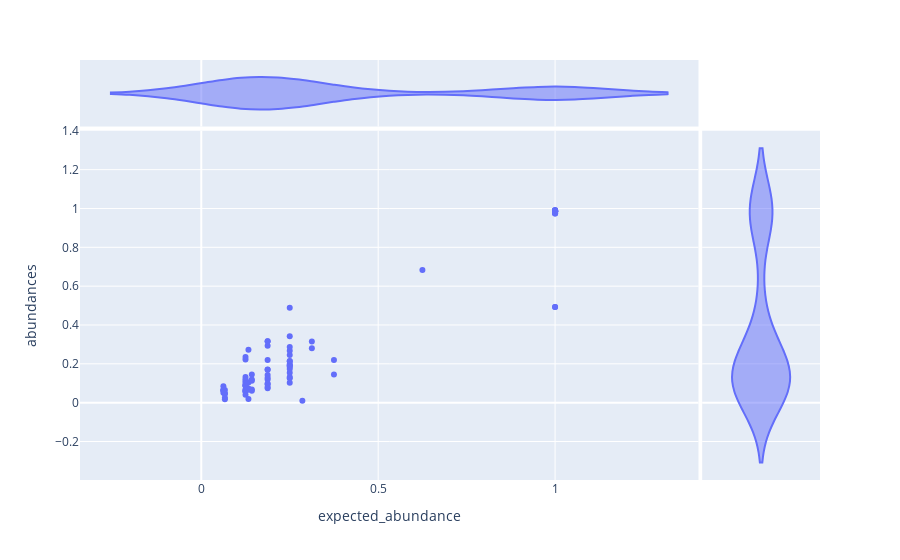

Notebook cell for this chart:
### Code cell
px.scatter(df, x="expected_abundance", y="abundances", color=None, hover_name="Sample name",
           marginal_y='violin',
           marginal_x='violin',
           )

### Figure 1 — Plotly figure (JSON) as saved in the notebook; plotly's stock layout.template omitted (floating-point values rounded to 4 significant figures)
{"data": [{"hovertemplate": "<b>%{hovertext}</b><br><br>expected_abundance=%{x}<br>abundances=%{y}<extra></extra>", "hovertext": ["0adgio1", "0adgio1-2", "0adgio1o2o3o4o5", "0agio1o2", "0aio1o2o3o4o5", "a", "a-2", "adgio1o2o3", "agio3o4o5", "0adgio1", "0adgio1-2", "0adgio1o2o3o4o5", "0agio1o2", "0aio1o2o3o4o5", "adgio1o2o3", "o1-2", "o1o2", "o1o2o3o4o5", "0adgio1o2o3o4o5", "0agio1o2", "0aio1o2o3o4o5", "adgio1o2o3", "o1o2", "o1o2o3o4o5", "o2-2", "o2-3", "o2o3o4o5", "o2o3o4o5-2", "o2o3o4o5-3", "0adgio1o2o3o4o5", "0aio1o2o3o4o5", "0o5o3o4", "agio3o4o5", "o1o2o3o4o5", "o2o3o4o5", "o2o3o4o5-2", "o2o3o4o5-3", "o4", "o4-2", "o4-3", "0adgio1o2o3o4o5", "0aio1o2o3o4o5", "0o5o3o4", "agio3o4o5", "o1o2o3o4o5", "o2o3o4o5", "o2o3o4o5-2", "o2o3o4o5-3", "o5", "o5-2", "o5-3", "0adgio1o2o3o4o5", "0aio1o2o3o4o5", "0o5o3o4", "adgio1o2o3", "agio3o4o5", "o1o2o3o4o5", "o2o3o4o5", "o2o3o4o5-2", "o2o3o4o5-3", "o3", "o3-2", "o3-3", "o3-4", "0adgio1", "0adgio1-2", "0adgio1o2o3o4o5", "adgio1o2o3", "d", "d-2", "0adgio1", "0adgio1-2", "0adgio1o2o3o4o5", "0agio1o2", "adgio1o2o3", "agio3o4o5", "g", "g-2", "0adgio1", "0adgio1-2", "0adgio1o2o3o4o5", "0agio1o2", "0aio1o2o3o4o5", "adgio1o2o3", "agio3o4o5", "i", "i-2", "0", "0-2", "0-3", "0-4", "0adgio1-2", "0adgio1o2o3o4o5", "0o5o3o4"], "legendgroup": "", "marker": {"color": "#636efa", "symbol": "circle"}, "mode": "markers", "name": "", "orientation": "v", "showlegend": false, "type": "scatter", "x": [0.25, 0.1429, 0.06667, 0.0625, 0.125, 1, 1, 0.0625, 0.1875, 0.125, 0.1429, 0.06667, 0.1875, 0.125, 0.1875, 1, 0.375, 0.25, 0.1333, 0.3125, 0.125, 0.1875, 0.625, 0.25, 1, 1, 0.25, 0.25, 0.25, 0.1333, 0.125, 0.1875, 0.1875, 0.125, 0.1875, 0.25, 0.25, 1, 1, 1, 0.1333, 0.125, 0.25, 0.1875, 0.25, 0.3125, 0.25, 0.25, 1, 1, 1, 0.1333, 0.125, 0.1875, 0.25, 0.125, 0.125, 0.25, 0.25, 0.25, 1, 1, 1, 1, 0.1875, 0.1429, 0.06667, 0.1875, 1, 1, 0.0625, 0.1429, 0.06667, 0.1875, 0.0625, 0.125, 1, 1, 0.125, 0.1429, 0.06667, 0.125, 0.125, 0.0625, 0.1875, 1, 1, 1, 1, 1, 1, 0.2857, 0.1333, 0.375], "xaxis": "x", "y": [0.267, 0.1454, 0.06574, 0.06598, 0.1321, 0.9879, 0.989, 0.08493, 0.1695, 0.05772, 0.06092, 0.01758, 0.07464, 0.04083, 0.09521, 0.9806, 0.2204, 0.132, 0.06781, 0.2799, 0.05813, 0.2195, 0.6837, 0.2135, 0.9746, 0.9743, 0.1262, 0.1733, 0.1021, 0.2725, 0.2223, 0.2936, 0.3164, 0.2346, 0.3165, 0.3426, 0.4889, 0.9858, 0.9859, 0.9861, 0.1043, 0.08862, 0.184, 0.1425, 0.2862, 0.3146, 0.2457, 0.2144, 0.9767, 0.9848, 0.9873, 0.07328, 0.08688, 0.08075, 0.1896, 0.06849, 0.06217, 0.199, 0.1929, 0.154, 0.9889, 0.9886, 0.9885, 0.9884, 0.09877, 0.06755, 0.02499, 0.1193, 0.9848, 0.9847, 0.05086, 0.1132, 0.04717, 0.1704, 0.06396, 0.08856, 0.9922, 0.9912, 0.1107, 0.1197, 0.04554, 0.1206, 0.1006, 0.0626, 0.128, 0.9856, 0.9843, 0.4921, 0.9827, 0.4928, 0.9869, 0.01002, 0.01863, 0.1447], "yaxis": "y"}, {"alignmentgroup": "True", "hovertemplate": "<b>%{hovertext}</b><br><br>expected_abundance=%{x}<extra></extra>", "hovertext": ["0adgio1", "0adgio1-2", "0adgio1o2o3o4o5", "0agio1o2", "0aio1o2o3o4o5", "a", "a-2", "adgio1o2o3", "agio3o4o5", "0adgio1", "0adgio1-2", "0adgio1o2o3o4o5", "0agio1o2", "0aio1o2o3o4o5", "adgio1o2o3", "o1-2", "o1o2", "o1o2o3o4o5", "0adgio1o2o3o4o5", "0agio1o2", "0aio1o2o3o4o5", "adgio1o2o3", "o1o2", "o1o2o3o4o5", "o2-2", "o2-3", "o2o3o4o5", "o2o3o4o5-2", "o2o3o4o5-3", "0adgio1o2o3o4o5", "0aio1o2o3o4o5", "0o5o3o4", "agio3o4o5", "o1o2o3o4o5", "o2o3o4o5", "o2o3o4o5-2", "o2o3o4o5-3", "o4", "o4-2", "o4-3", "0adgio1o2o3o4o5", "0aio1o2o3o4o5", "0o5o3o4", "agio3o4o5", "o1o2o3o4o5", "o2o3o4o5", "o2o3o4o5-2", "o2o3o4o5-3", "o5", "o5-2", "o5-3", "0adgio1o2o3o4o5", "0aio1o2o3o4o5", "0o5o3o4", "adgio1o2o3", "agio3o4o5", "o1o2o3o4o5", "o2o3o4o5", "o2o3o4o5-2", "o2o3o4o5-3", "o3", "o3-2", "o3-3", "o3-4", "0adgio1", "0adgio1-2", "0adgio1o2o3o4o5", "adgio1o2o3", "d", "d-2", "0adgio1", "0adgio1-2", "0adgio1o2o3o4o5", "0agio1o2", "adgio1o2o3", "agio3o4o5", "g", "g-2", "0adgio1", "0adgio1-2", "0adgio1o2o3o4o5", "0agio1o2", "0aio1o2o3o4o5", "adgio1o2o3", "agio3o4o5", "i", "i-2", "0", "0-2", "0-3", "0-4", "0adgio1-2", "0adgio1o2o3o4o5", "0o5o3o4"], "legendgroup": "", "marker": {"color": "#636efa", "symbol": "circle"}, "name": "", "offsetgroup": "", "scalegroup": "x", "showlegend": false, "type": "violin", "x": [0.25, 0.1429, 0.06667, 0.0625, 0.125, 1, 1, 0.0625, 0.1875, 0.125, 0.1429, 0.06667, 0.1875, 0.125, 0.1875, 1, 0.375, 0.25, 0.1333, 0.3125, 0.125, 0.1875, 0.625, 0.25, 1, 1, 0.25, 0.25, 0.25, 0.1333, 0.125, 0.1875, 0.1875, 0.125, 0.1875, 0.25, 0.25, 1, 1, 1, 0.1333, 0.125, 0.25, 0.1875, 0.25, 0.3125, 0.25, 0.25, 1, 1, 1, 0.1333, 0.125, 0.1875, 0.25, 0.125, 0.125, 0.25, 0.25, 0.25, 1, 1, 1, 1, 0.1875, 0.1429, 0.06667, 0.1875, 1, 1, 0.0625, 0.1429, 0.06667, 0.1875, 0.0625, 0.125, 1, 1, 0.125, 0.1429, 0.06667, 0.125, 0.125, 0.0625, 0.1875, 1, 1, 1, 1, 1, 1, 0.2857, 0.1333, 0.375], "xaxis": "x3", "yaxis": "y3"}, {"alignmentgroup": "True", "hovertemplate": "<b>%{hovertext}</b><br><br>abundances=%{y}<extra></extra>", "hovertext": ["0adgio1", "0adgio1-2", "0adgio1o2o3o4o5", "0agio1o2", "0aio1o2o3o4o5", "a", "a-2", "adgio1o2o3", "agio3o4o5", "0adgio1", "0adgio1-2", "0adgio1o2o3o4o5", "0agio1o2", "0aio1o2o3o4o5", "adgio1o2o3", "o1-2", "o1o2", "o1o2o3o4o5", "0adgio1o2o3o4o5", "0agio1o2", "0aio1o2o3o4o5", "adgio1o2o3", "o1o2", "o1o2o3o4o5", "o2-2", "o2-3", "o2o3o4o5", "o2o3o4o5-2", "o2o3o4o5-3", "0adgio1o2o3o4o5", "0aio1o2o3o4o5", "0o5o3o4", "agio3o4o5", "o1o2o3o4o5", "o2o3o4o5", "o2o3o4o5-2", "o2o3o4o5-3", "o4", "o4-2", "o4-3", "0adgio1o2o3o4o5", "0aio1o2o3o4o5", "0o5o3o4", "agio3o4o5", "o1o2o3o4o5", "o2o3o4o5", "o2o3o4o5-2", "o2o3o4o5-3", "o5", "o5-2", "o5-3", "0adgio1o2o3o4o5", "0aio1o2o3o4o5", "0o5o3o4", "adgio1o2o3", "agio3o4o5", "o1o2o3o4o5", "o2o3o4o5", "o2o3o4o5-2", "o2o3o4o5-3", "o3", "o3-2", "o3-3", "o3-4", "0adgio1", "0adgio1-2", "0adgio1o2o3o4o5", "adgio1o2o3", "d", "d-2", "0adgio1", "0adgio1-2", "0adgio1o2o3o4o5", "0agio1o2", "adgio1o2o3", "agio3o4o5", "g", "g-2", "0adgio1", "0adgio1-2", "0adgio1o2o3o4o5", "0agio1o2", "0aio1o2o3o4o5", "adgio1o2o3", "agio3o4o5", "i", "i-2", "0", "0-2", "0-3", "0-4", "0adgio1-2", "0adgio1o2o3o4o5", "0o5o3o4"], "legendgroup": "", "marker": {"color": "#636efa", "symbol": "circle"}, "name": "", "offsetgroup": "", "scalegroup": "y", "showlegend": false, "type": "violin", "xaxis": "x2", "y": [0.267, 0.1454, 0.06574, 0.06598, 0.1321, 0.9879, 0.989, 0.08493, 0.1695, 0.05772, 0.06092, 0.01758, 0.07464, 0.04083, 0.09521, 0.9806, 0.2204, 0.132, 0.06781, 0.2799, 0.05813, 0.2195, 0.6837, 0.2135, 0.9746, 0.9743, 0.1262, 0.1733, 0.1021, 0.2725, 0.2223, 0.2936, 0.3164, 0.2346, 0.3165, 0.3426, 0.4889, 0.9858, 0.9859, 0.9861, 0.1043, 0.08862, 0.184, 0.1425, 0.2862, 0.3146, 0.2457, 0.2144, 0.9767, 0.9848, 0.9873, 0.07328, 0.08688, 0.08075, 0.1896, 0.06849, 0.06217, 0.199, 0.1929, 0.154, 0.9889, 0.9886, 0.9885, 0.9884, 0.09877, 0.06755, 0.02499, 0.1193, 0.9848, 0.9847, 0.05086, 0.1132, 0.04717, 0.1704, 0.06396, 0.08856, 0.9922, 0.9912, 0.1107, 0.1197, 0.04554, 0.1206, 0.1006, 0.0626, 0.128, 0.9856, 0.9843, 0.4921, 0.9827, 0.4928, 0.9869, 0.01002, 0.01863, 0.1447], "yaxis": "y2"}], "layout": {"legend": {"tracegroupgap": 0}, "margin": {"t": 60}, "xaxis": {"anchor": "y", "domain": [0, 0.8358], "title": {"text": "expected_abundance"}}, "xaxis2": {"anchor": "y2", "domain": [0.8408, 1], "matches": "x2", "showgrid": false, "showline": false, "showticklabels": false, "ticks": ""}, "xaxis3": {"anchor": "y3", "domain": [0, 0.8358], "matches": "x", "showgrid": true, "showticklabels": false}, "xaxis4": {"anchor": "y4", "domain": [0.8408, 1], "matches": "x2", "showgrid": false, "showline": false, "showticklabels": false, "ticks": ""}, "yaxis": {"anchor": "x", "domain": [0, 0.8316], "title": {"text": "abundances"}}, "yaxis2": {"anchor": "x2", "domain": [0, 0.8316], "matches": "y", "showgrid": true, "showticklabels": false}, "yaxis3": {"anchor": "x3", "domain": [0.8416, 1], "matches": "y3", "showgrid": false, "showline": false, "showticklabels": false, "ticks": ""}, "yaxis4": {"anchor": "x4", "domain": [0.8416, 1], "matches": "y3", "showgrid": true, "showline": false, "showticklabels": false, "ticks": ""}}}
